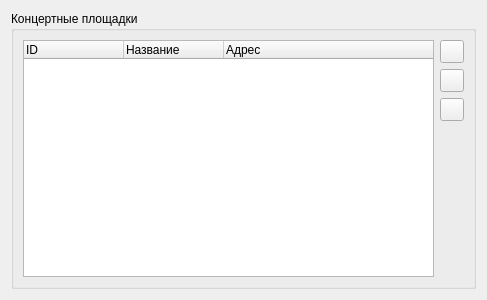
<?xml version="1.0" encoding="UTF-8"?>
<ui version="4.0">
 <class>CPlacesWidget</class>
 <widget class="QWidget" name="CPlacesWidget">
  <property name="geometry">
   <rect>
    <x>0</x>
    <y>0</y>
    <width>487</width>
    <height>300</height>
   </rect>
  </property>
  <property name="windowTitle">
   <string>CPlacesWidget</string>
  </property>
  <layout class="QGridLayout" name="gridLayout">
   <item row="0" column="0">
    <widget class="QGroupBox" name="groupBox">
     <property name="title">
      <string>Концертные площадки</string>
     </property>
     <layout class="QGridLayout" name="gridLayout_2">
      <item row="0" column="0">
       <widget class="QTreeWidget" name="twPlaces">
        <column>
         <property name="text">
          <string>ID</string>
         </property>
        </column>
        <column>
         <property name="text">
          <string>Название</string>
         </property>
        </column>
        <column>
         <property name="text">
          <string>Адрес</string>
         </property>
        </column>
       </widget>
      </item>
      <item row="0" column="1">
       <layout class="QVBoxLayout" name="verticalLayout">
        <item>
         <widget class="QToolButton" name="tbnPlacesAdd">
          <property name="toolTip">
           <string>Добавить концертную площадку</string>
          </property>
          <property name="text">
           <string/>
          </property>
          <property name="icon">
           <iconset resource="../main_res.qrc">
            <normaloff>:/images/add.png</normaloff>:/images/add.png</iconset>
          </property>
         </widget>
        </item>
        <item>
         <widget class="QToolButton" name="tbnPlacesEdit">
          <property name="toolTip">
           <string>Редактировать концертную площадку</string>
          </property>
          <property name="text">
           <string/>
          </property>
          <property name="icon">
           <iconset resource="../main_res.qrc">
            <normaloff>:/images/edit.png</normaloff>:/images/edit.png</iconset>
          </property>
         </widget>
        </item>
        <item>
         <widget class="QToolButton" name="tbnPlacesDelete">
          <property name="toolTip">
           <string>Удалить концертню площадку</string>
          </property>
          <property name="text">
           <string/>
          </property>
          <property name="icon">
           <iconset resource="../main_res.qrc">
            <normaloff>:/images/delete.png</normaloff>:/images/delete.png</iconset>
          </property>
         </widget>
        </item>
        <item>
         <spacer name="verticalSpacer">
          <property name="orientation">
           <enum>Qt::Vertical</enum>
          </property>
          <property name="sizeHint" stdset="0">
           <size>
            <width>20</width>
            <height>40</height>
           </size>
          </property>
         </spacer>
        </item>
       </layout>
      </item>
     </layout>
    </widget>
   </item>
  </layout>
 </widget>
 <resources>
  <include location="../main_res.qrc"/>
  <include location="../main_res.qrc"/>
 </resources>
 <connections/>
</ui>
